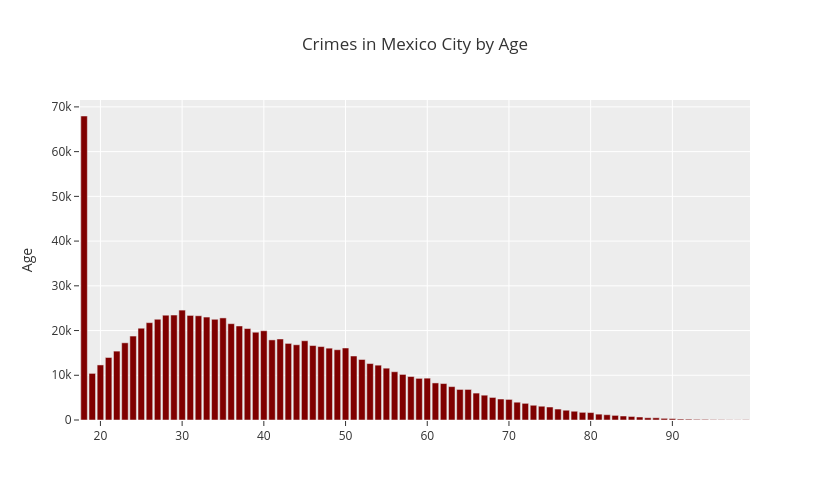

The notebook cell saved with this chart:
### Code cell
#| label: fig-age
#| fig-cap: "Crimes in Mexico City by Age Distribution"
#| fig-cap-location: margin

fig = px.bar(df_edad,
             x='edad',
             y='crimes',
             orientation='v',
             hover_data=['edad','crimes',],
             height=500,
             width=830,
             title='Crimes in Mexico City by Age',
             template='ggplot2',)

fig.update_layout(
    xaxis=dict(title=dict(text='')),
    yaxis=dict(title=dict(text='Age')),
    )

fig.update_traces(marker_color='#7f0000',)

fig.show()

### Figure 1 — Plotly figure (JSON) as saved in the notebook; plotly's stock layout.template omitted (floating-point values rounded to 4 significant figures)
{"data": [{"alignmentgroup": "True", "hovertemplate": "edad=%{x}<br>crimes=%{y}<extra></extra>", "legendgroup": "", "marker": {"color": "#7f0000", "pattern": {"shape": ""}}, "name": "", "offsetgroup": "", "orientation": "v", "showlegend": false, "textposition": "auto", "type": "bar", "x": [18, 19, 20, 21, 22, 23, 24, 25, 26, 27, 28, 29, 30, 31, 32, 33, 34, 35, 36, 37, 38, 39, 40, 41, 42, 43, 44, 45, 46, 47, 48, 49, 50, 51, 52, 53, 54, 55, 56, 57, 58, 59, 60, 61, 62, 63, 64, 65, 66, 67, 68, 69, 70, 71, 72, 73, 74, 75, 76, 77, 78, 79, 80, 81, 82, 83, 84, 85, 86, 87, 88, 89, 90, 91, 92, 93, 94, 95, 96, 97, 98, 99], "xaxis": "x", "y": [67966, 10420, 12307, 13976, 15400, 17257, 18770, 20519, 21764, 22523, 23428, 23468, 24571, 23382, 23306, 23015, 22520, 22825, 21534, 21022, 20444, 19622, 19952, 17908, 18111, 17124, 16818, 17717, 16644, 16414, 16062, 15712, 16098, 14309, 13529, 12620, 12261, 11588, 10789, 10189, 9716, 9307, 9355, 8286, 8149, 7462, 6833, 6832, 6018, 5549, 5044, 4690, 4601, 3980, 3724, 3296, 3081, 2902, 2451, 2185, 1958, 1714, 1662, 1310, 1181, 1031, 893, 789, 669, 500, 493, 371, 313, 210, 184, 143, 137, 86, 69, 42, 33, 64], "yaxis": "y"}], "layout": {"barmode": "relative", "height": 500, "legend": {"tracegroupgap": 0}, "title": {"text": "Crimes in Mexico City by Age"}, "width": 830, "xaxis": {"anchor": "y", "domain": [0, 1], "title": {"text": ""}}, "yaxis": {"anchor": "x", "domain": [0, 1], "title": {"text": "Age"}}}}
